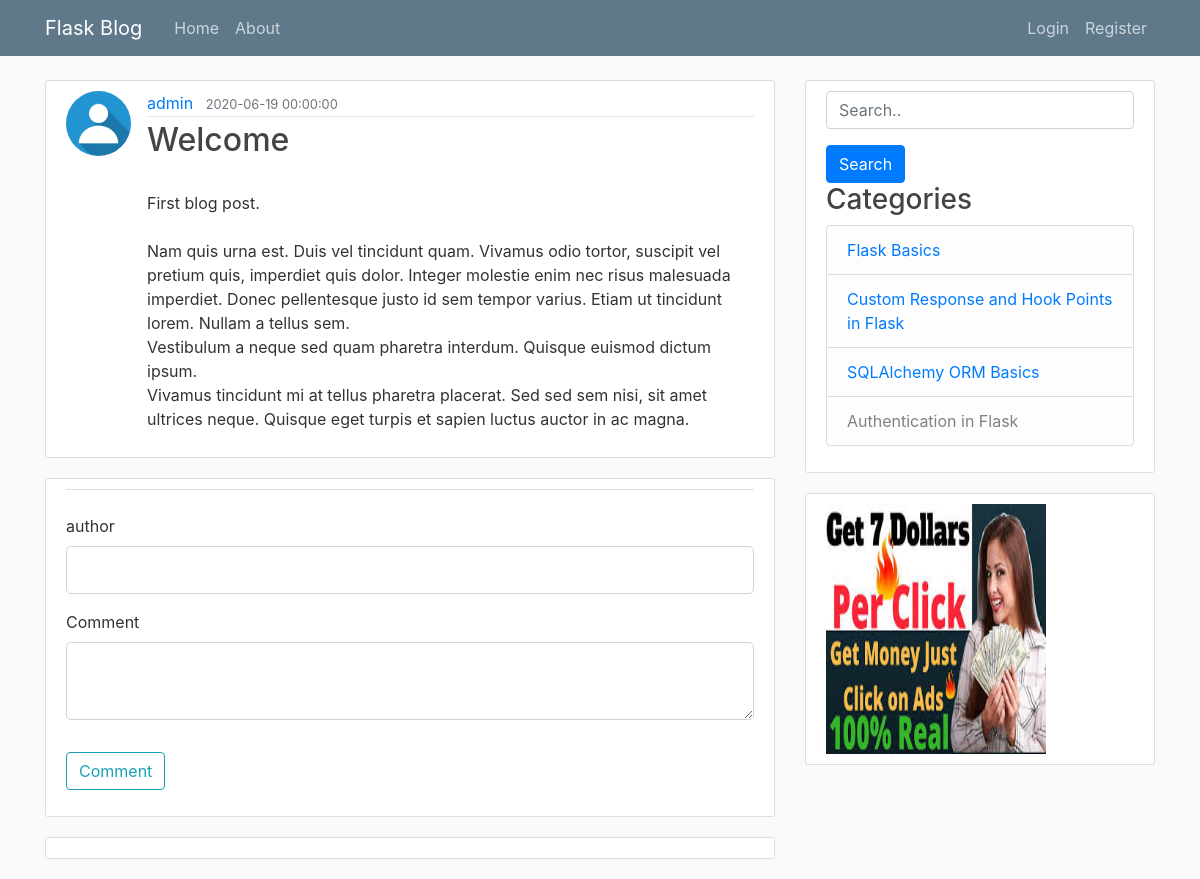
Page /post/3 on the earlier database version.
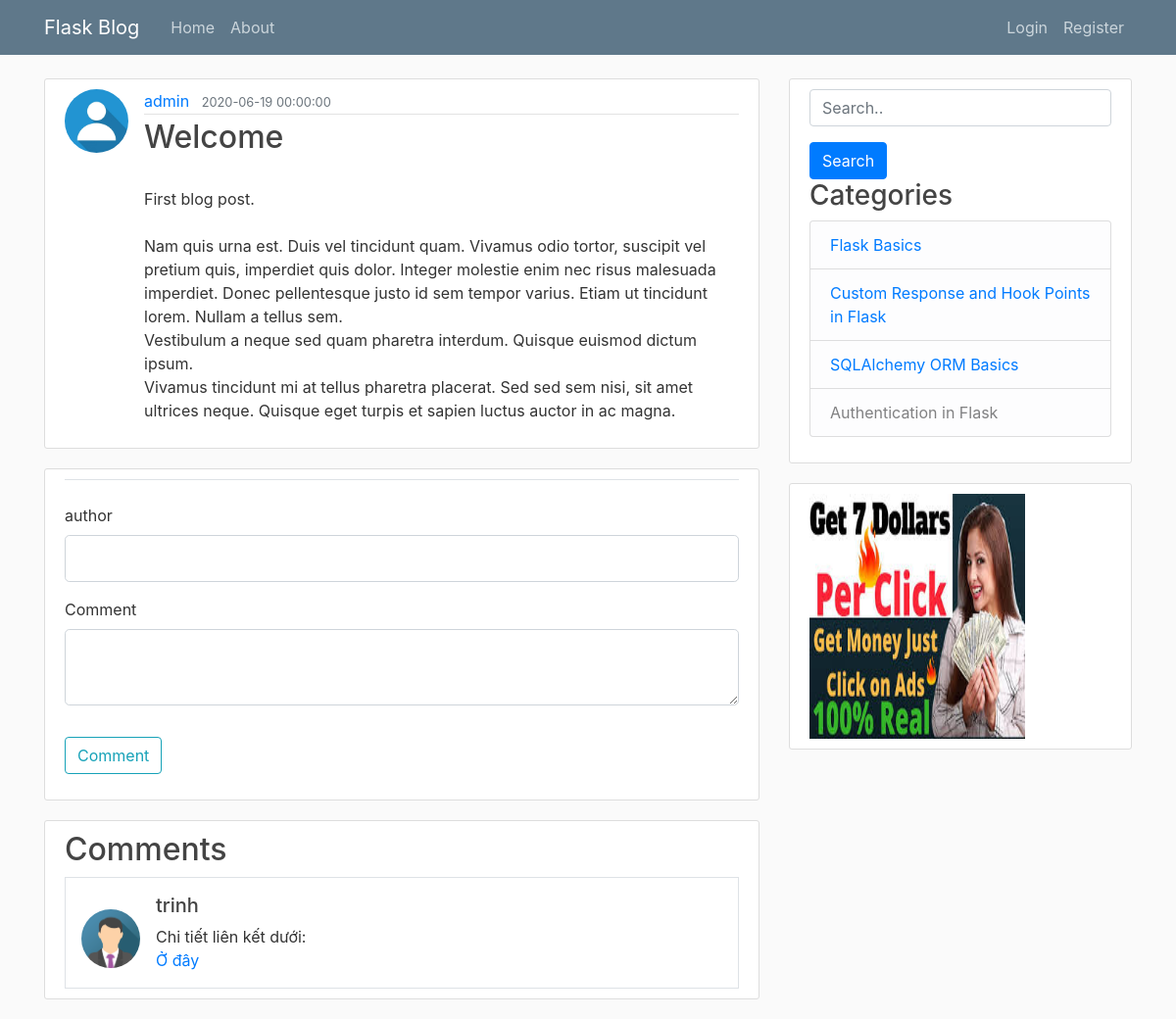
Same page on the later database version.
### flaskblog/models.py (models this page shows, shortened)
class User(db.Model, UserMixin):
    id = db.Column(db.Integer, primary_key=True)
    username = db.Column(db.String(20), unique=True, nullable=False)
    email = db.Column(db.String(120), unique=True, nullable=False)
    password = db.Column(db.String(60), nullable=False)
    image_file = db.Column(db.String(20), nullable=False,
                           default='default.jpg')
    Posts = db.relationship('Post', backref='author', lazy=True)

class Post(db.Model):
    id = db.Column(db.Integer, primary_key=True)
    title = db.Column(db.String(100), nullable=False)
    date_posted = db.Column(db.DateTime, nullable=False,
                            default=datetime.utcnow)
    content = db.Column(db.Text(), nullable=False)
    user_id = db.Column(db.Integer, db.ForeignKey('user.id'), nullable=False)

class Comment(db.Model):
    id = db.Column(db.Integer, primary_key=True)
    author = db.Column(db.String(20), nullable=False)
    content = db.Column(db.Text(), nullable=False)
    timestamp  = db.Column(db.DateTime, nullable=False,
                            default=datetime.utcnow)
    post_id = db.Column(db.Integer, db.ForeignKey('post.id'), nullable=False)

### flaskblog/posts/routes.py (the view)
@posts.route("/post/<string:post_id>")
def post(post_id):
    sql = db.text("SELECT * FROM Post WHERE id={}".format(post_id))
    post = db.session.query(Post).from_statement(sql).first()
    form = CommentForm()
    comment = Comment.query.filter_by(post_id=post_id).all()
    return render_template('post.html', title=post.title, post=post,comments=comment,form=form)

### flaskblog/posts/forms.py
class CommentForm(FlaskForm):
    author = StringField('author', validators=[DataRequired()])
    content = TextAreaField('Comment', validators=[DataRequired()])
    submit = SubmitField('Comment')

### flaskblog/templates/post.html (shortened to what this page needs)
{% extends "layout.html" %}
{% block content %}
    <article class="media content-section">
        <img class="rounded-circle article-img" src="{{ url_for('static', filename='profile_pics/' + post.author.image_file) }}">
        <div class="media-body">
            <div class="article-metadata">
                <a class="mr-2" href="{{ url_for('users.user_posts', username=post.author.username) }}">{{ post.author.username }}</a>
                <small class="text-muted">{{ post.date_posted }}</small>
            </div>
            <h2 class="article-title">{{ post.title }}</h2>
            <p class="article-content">{{ post.content|safe }}</p>
        </div>
    </article>
    <div class="content-section">
        <form method="POST" action="">
            <fieldset class="form-group">
                <legend class="border-bottom mb-4">{{ legend }}</legend>
                <div class="form-group">
                    {{ form.author.label(class="form-control-label") }}
                    {% if form.author.errors %}
                        {{ form.author(class="form-control form-control-lg is-invalid") }}
                        <div class="invalid-feedback">
                            {% for error in form.author.errors %}
                                <span>{{ error }}</span>
                            {% endfor %}
                        </div>
                    {% else %}
                        {{ form.author(class="form-control form-control-lg") }}
                    {% endif %}
                </div>
                <div class="form-group">
                    {{ form.content.label(class="form-control-label") }}
                    {% if form.content.errors %}
                        {{ form.content(class="form-control form-control-lg is-invalid") }}
                        <div class="invalid-feedback">
                            {% for error in form.content.errors %}
                                <span>{{ error }}</span>
                            {% endfor %}
                        </div>
                    {% else %}
                        {{ form.content(class="form-control form-control-lg") }}
                    {% endif %}
                </div>
            </fieldset>
            <div class="form-group">
                {{ form.submit(class="btn btn-outline-info") }}
            </div>
        </form>
    </div>
  <div class="content-section">
    {% if comments %}
    <h2>Comments</h2>
    <div>
        {% for comment in comments %}
        <div class="media border p-3">
        <img src="../static/profile_pics/img_avatar3.png" alt="John Doe" class="mr-3 mt-3 rounded-circle" style="width:60px;">
        <div class="media-body">
            <h5>{{ comment.author }}</h5>
            <div>{{ comment.content|safe }}</div>
        </div>
       </div>
       {% endfor %}
    </div>
    {% endif %}
  </div>
{% endblock content %}

### flaskblog/templates/layout.html (shortened to what this page needs)
<!DOCTYPE html>
<html>
    <head>
        <link rel="stylesheet" href="https://maxcdn.bootstrapcdn.com/bootstrap/4.0.0/css/bootstrap.min.css">
        <link rel="stylesheet" type="text/css" href="{{ url_for('static', filename='main.css') }}">
    </head>
    <body>
        <header class="site-header">
        <nav class="navbar navbar-expand-md navbar-dark bg-steel fixed-top">
            <div class="container">
            <a class="navbar-brand mr-4" href="/">Flask Blog</a>
            <div class="collapse navbar-collapse" id="navbarToggle">
                <div class="navbar-nav mr-auto">
                <a class="nav-item nav-link" href="{{ url_for('main.home') }}">Home</a>
                <a class="nav-item nav-link" href="{{ url_for('main.about') }}">About</a>
                </div>
                <div class="navbar-nav">
                {% if current_user.is_authenticated %}
                    <a class="nav-item nav-link" href="{{ url_for('posts.new_post') }}">New Post</a>
                    <a class="nav-item nav-link" href="{{ url_for('users.account') }}">Change Password</a>
                    <a class="nav-item nav-link" href="{{ url_for('users.logout') }}">Logout</a>
                {% else %}
                    <a class="nav-item nav-link" href="{{ url_for('users.login') }}">Login</a>
                    <a class="nav-item nav-link" href="{{ url_for('users.register') }}">Register</a>
                {% endif %}
                </div>
            </div>
            </div>
        </nav>
        </header>
        <main role="main" class="container">
        <div class="row">
            <div class="col-md-8">
            {% block content %}{% endblock %}
            </div>
            <div class="col-md-4">
            <div class="content-section">
                <form  method="GET" action="/search">
                    <p><input class="form-control" type = "text" name="query" id="query"  placeholder="Search.."/></p>
                     <button type="submit" class="btn btn-primary">Search</button>
                </form>
                <h3>Categories</h3>
                <ul class="list-group">
                    <li class="list-group-item list-group-item-light"><a href="#"> Flask Basics</a> </li>
                    <li class="list-group-item list-group-item-light"><a href="#">Custom Response and Hook Points in Flask</a> </li>
                    <li class="list-group-item list-group-item-light"><a href="#">SQLAlchemy ORM Basics</a> </li>
                    <li class="list-group-item list-group-item-light"><a href="#"></a> Authentication in Flask</li>
                </ul>
            </div>
            <div class="content-section">
                <a href="{{ url_for('main.about') }}"  target="_blank">
                    <img width="220" height="250"  src="../static/profile_pics/dolar.jpg"/>
                </a>
            </div>
        </div>
        </main>
    </body>
</html>

### flaskblog/static/main.css (style rules this page uses)
body { background: #fafafa; color: #333333; margin-top: 5rem; }
h1, h2, h3, h4, h5, h6 { color: #444444; }
.bg-steel { background-color: #5f788a; }
.site-header .navbar-nav .nav-link { color: #cbd5db; }
.content-section { background: #ffffff; padding: 10px 20px; border: 1px solid #dddddd; border-radius: 3px; margin-bottom: 20px; }
.article-title { color: #444444; }
.article-content { white-space: pre-line; }
.article-img { height: 65px; width: 65px; margin-right: 16px; }
.article-metadata { padding-bottom: 1px; margin-bottom: 4px; border-bottom: 1px solid #e3e3e3 }

Differences in the rows shown:
added Comment: author "trinh", content "Chi tiết liên kết dưới: Ở đây"
Other differences:
text now shown: "Comments"
